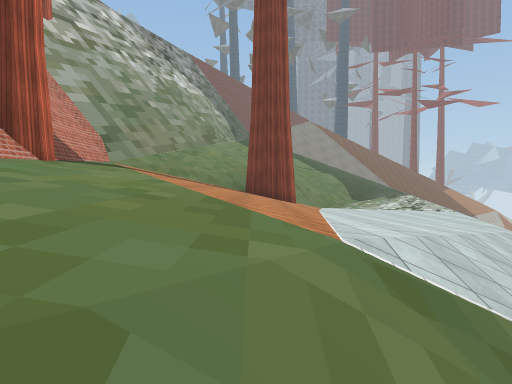
View 1 (above)

24 first-person views from a walk through a Unity game level. The camera is 1.5 m above the floor, tilts 2° down and sees 70° across. The floor is counted in squares, 2 m on a side. Each view is taken from the middle of a square. On the plan, view 1 faces up. The plan holds only what a view shows up to about 11 squares ahead; the rest is blank. The place goes on beyond the plan. Some surface patterns are stand-ins.

View 2
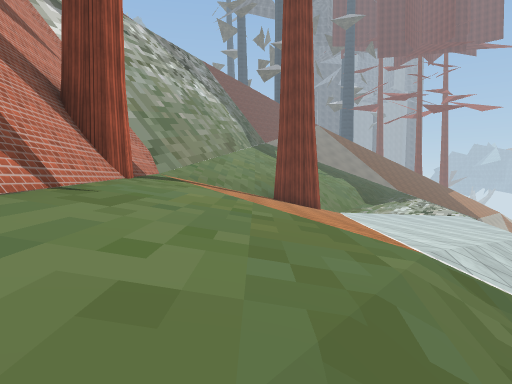

View 3
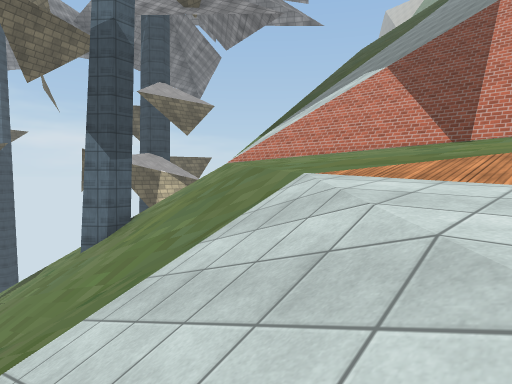

View 4
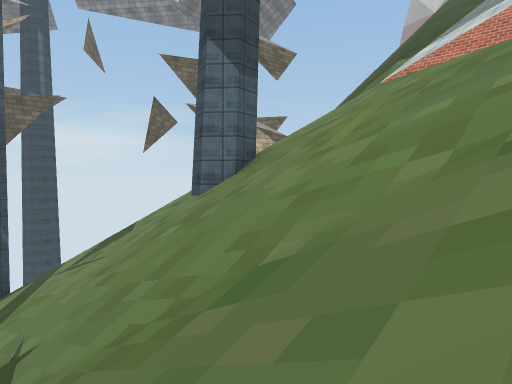

View 5
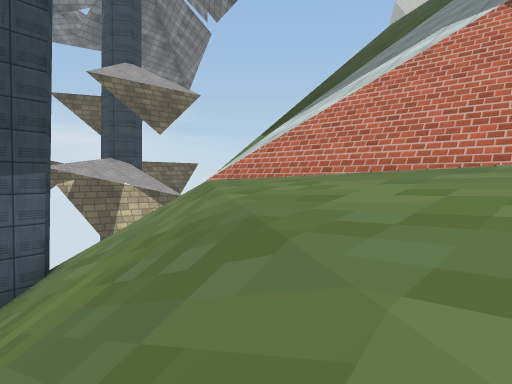

View 6
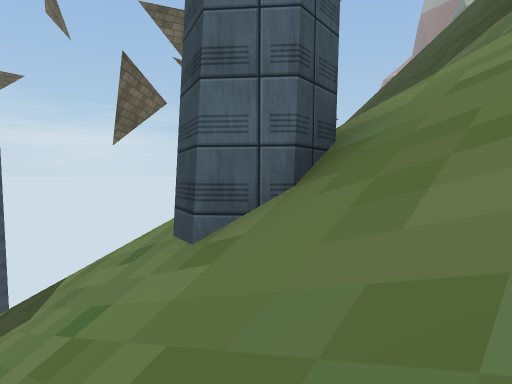

View 7
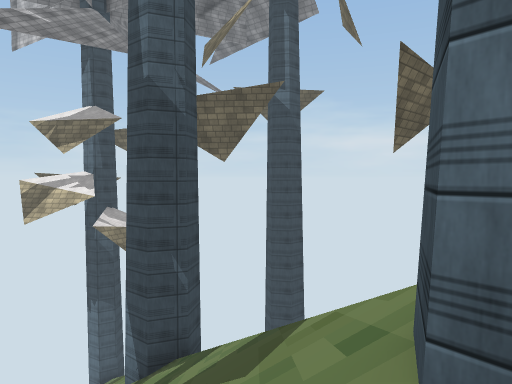

View 8
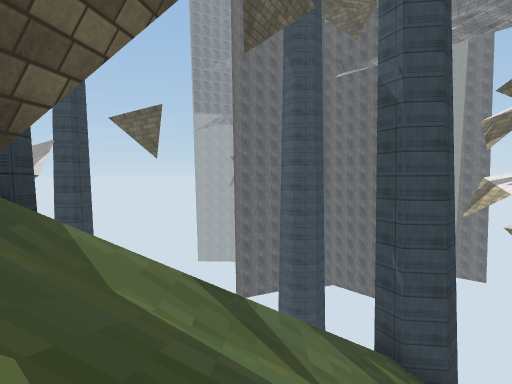

View 9
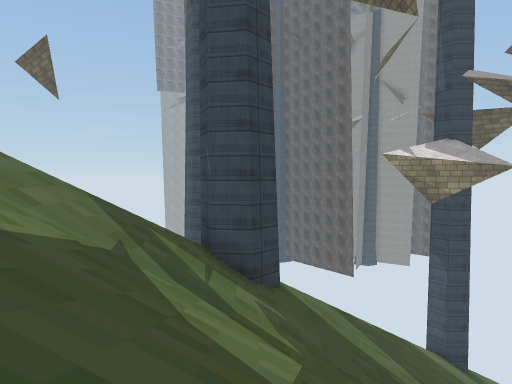

View 10
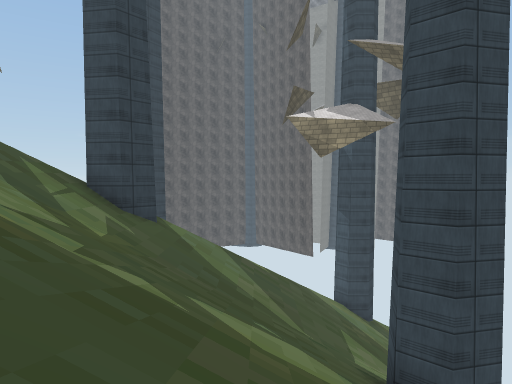

View 11
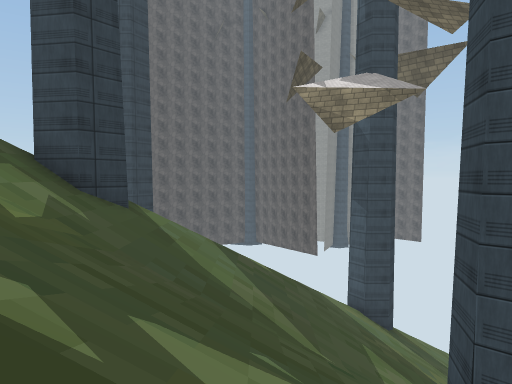

View 12
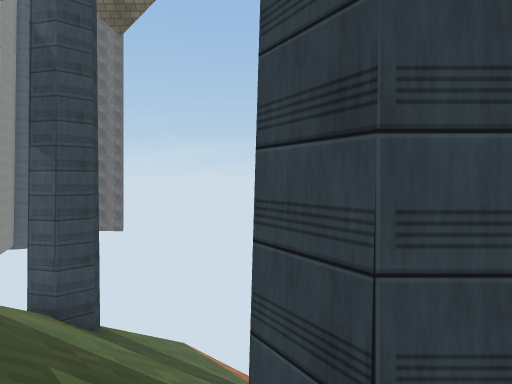

View 13
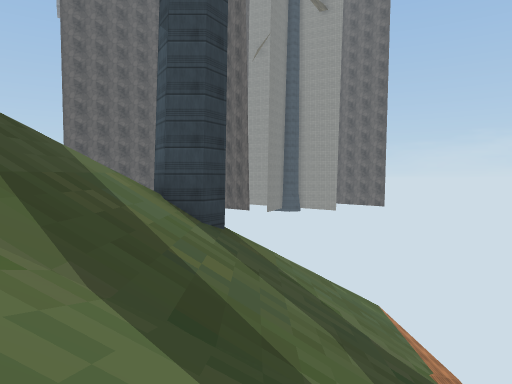

View 14
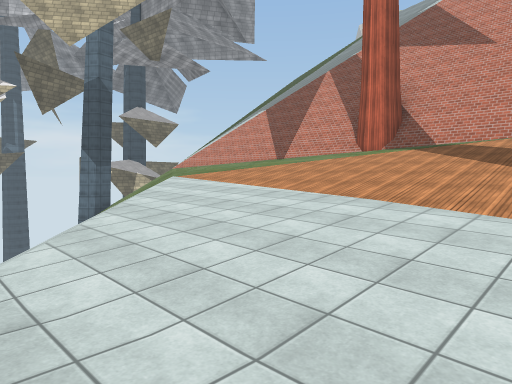

View 15
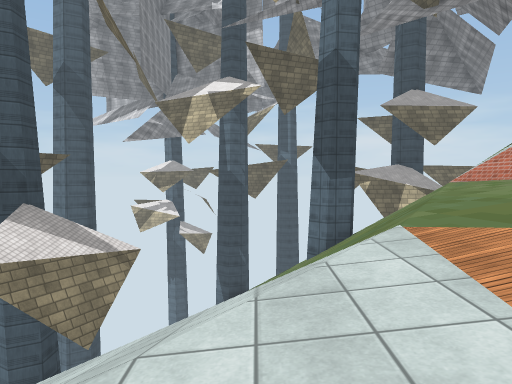

View 16
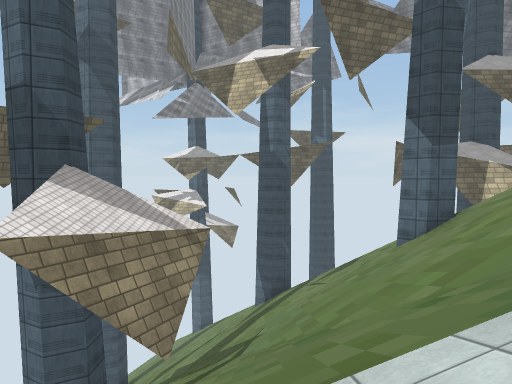

View 17
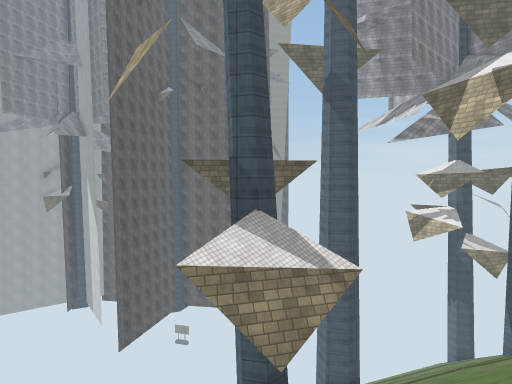

View 18
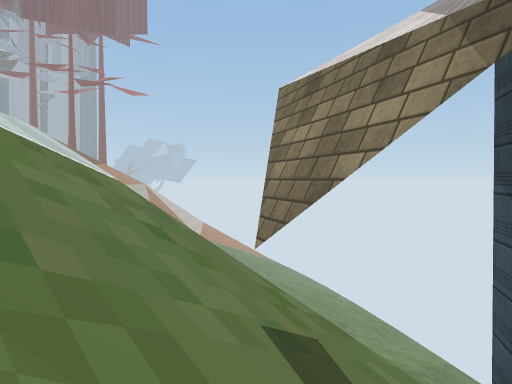

View 19
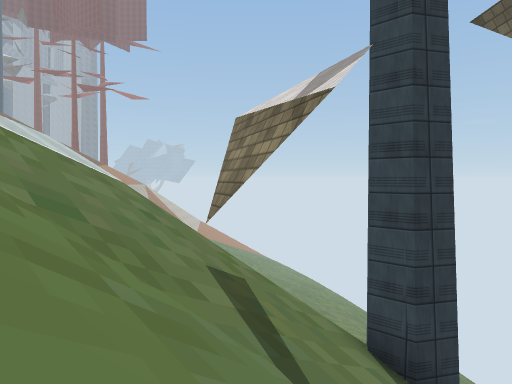

View 20
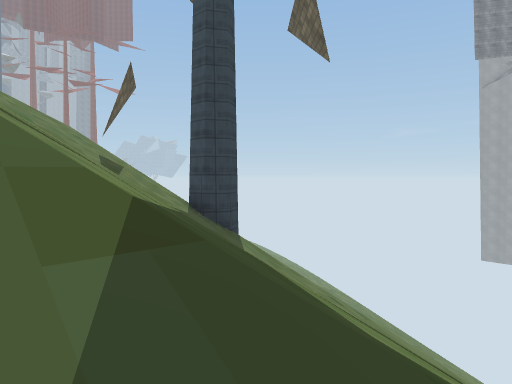

View 21
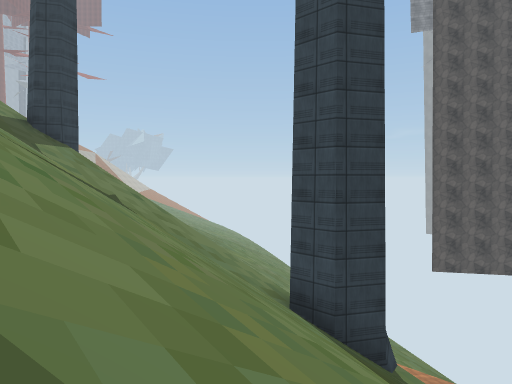

View 22
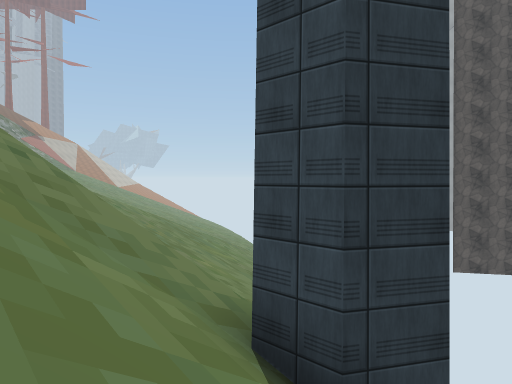

View 23
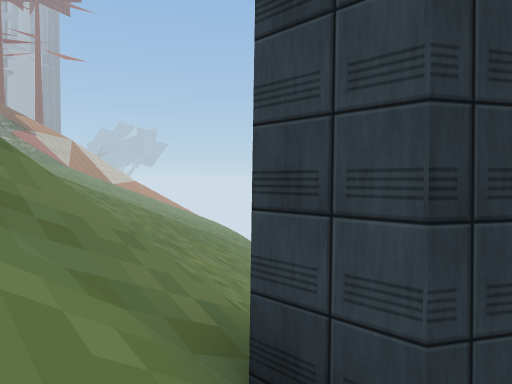

View 24
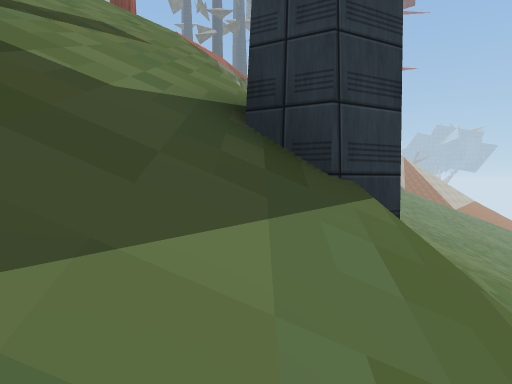

### Floor plan
Key: @ floor where view 1 was taken; # wall or solid block; . main floor; : floor 1.5 m higher than the main floor; / step, stairs or slope; = window, fence, low wall or low ledge; ^ raised ledge; v drop or lower ground.
Columns run from 10 left of view 1 to 13 right of it. Each row starts with its distance up from view 1.
 11       #// =  ....
 10       #/:........
  9       #:::.......
  8       #:::......v
  7       #:::...../
  6       #:::....//
  5       #:::...///v      v
  4       #:::..////v     vv
  3       #:::./////v     vv
  2   /// ##::./////     vvv
  1   ////##:://////v    vv
  0    ///##:/@//////   ==
 -1  //////#://////#/     =v
 -2 ///////#/////////##   ^v
 -3 /////////////////##   ^v
 -4  ////// //////////     v
 -5  /////  /##////////    =
 -6 /////    /#////////    ^
 -7 ////   /////////////
 -8  //    /////////////
 -9      / //////////////
-10          ///////////#
-11        /////// /////#
-12        //////##/////##
-13      / //////# /////
-14       ////////////
-15       //////////
-16     / //////////
-17        //////////
-18          /////////
-19          ##//////##
-20            //////##
-21           / ///////
-22              ///////
-23               //////
-24                /////

Positions as (right, up) in squares from view 1, and headings:
1: (0, 0), facing up
2: (-1, -1), facing up
3: (4, 5), facing down-left
4: (5, 1), facing down-left
5: (1, 2), facing down-left
6: (2, -3), facing down-left
7: (1, -4), facing down
8: (-5, -9), facing right
9: (-5, -13), facing right
10: (-6, -16), facing right
11: (-4, -16), facing right
12: (-1, -17), facing down-right
13: (0, -21), facing right
14: (6, 11), facing down-left
15: (2, 6), facing down
16: (4, 4), facing down
17: (1, 4), facing down-right
18: (3, -3), facing up-right
19: (2, -5), facing up-right
20: (1, -11), facing up-right
21: (4, -15), facing up-right
22: (7, -13), facing up-right
23: (8, -12), facing up-right
24: (7, -6), facing up
